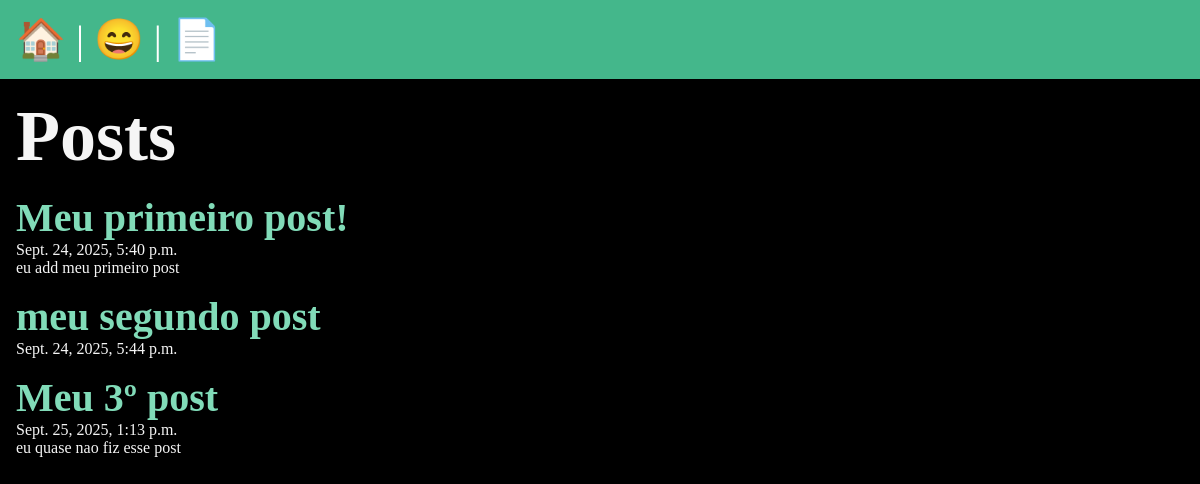
/posts/, run on an earlier commit of the app's database.
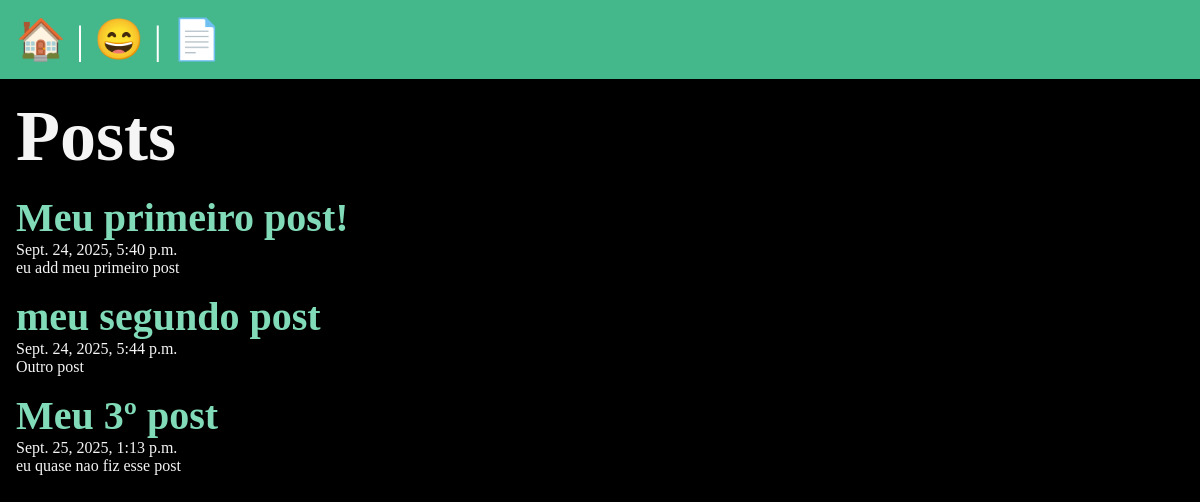
And on a later commit of the database.
### posts/models.py (models this page shows, shortened)
class Post(models.Model):
    title = models.CharField(max_length=75)
    body = models.TextField()
    slug = models.SlugField()
    date = models.DateTimeField(auto_now_add=True)
    banner = models.ImageField(default='fallback.png', blank=True)

### posts/views.py (the view)
# urls.py: path('', views.posts_lists, name="list"),
def posts_lists(request):
    posts = Post.objects.all()
    return render(request, 'posts/posts_list.html', { 'posts': posts})

### posts/templates/posts/posts_list.html (shortened to what this page needs)
{% extends 'layout.html' %}
{% block content %}
    <section>
    <h1>Posts</h1>
    {% for post in posts %}
        <article class="post">
            <h2>
                <a href="{% url 'posts:page' slug=post.slug %}">
                    {{ post.title }}
                </a>
            </h2>
            <p>{{ post.date }}</p>
            <p>{{ post.body }}</p>
        </article>
    {% endfor %}
    </section>
{% endblock %}

What changed in the data, as far as the page shows it:
changed Post "meu segundo post": body (not shown) → "Outro post"
